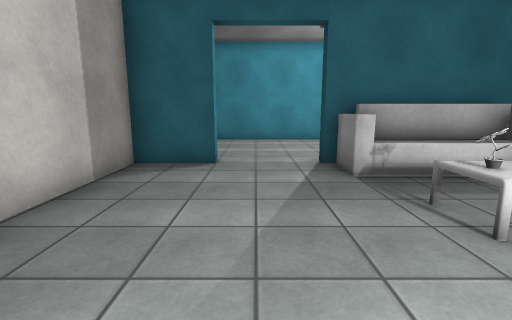
view 1 (above)

12 first-person views from a walk through a Unity game level. The camera is 1.3 m above the floor, tilts 10° down and sees 85° across. The floor is counted in squares, 1 m on a side. Each view is taken from the middle of a square. On the plan, view 1 faces up. The plan holds only what a view shows up to about 13 squares ahead; the rest is blank. Surface patterns are stand-ins for the level's own textures.

view 2
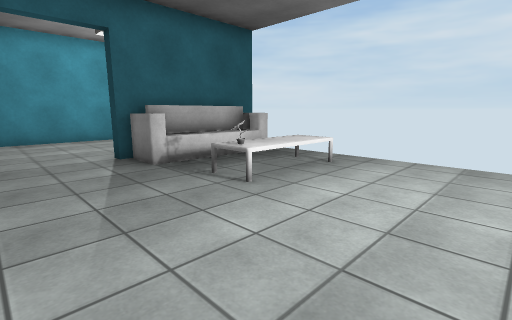

view 3
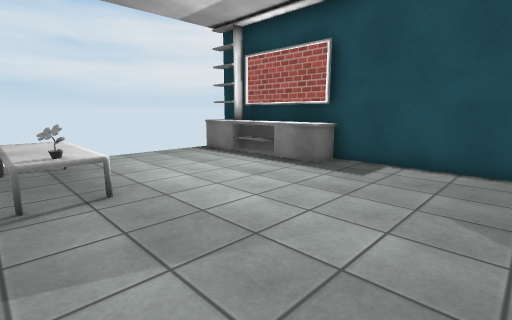

view 4
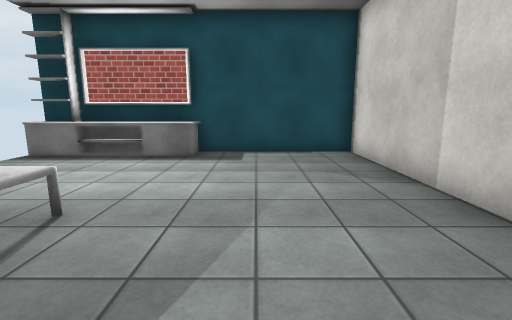

view 5
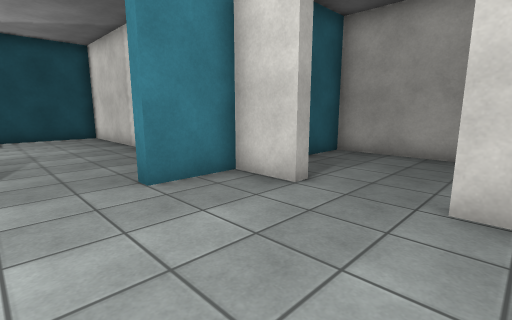

view 6
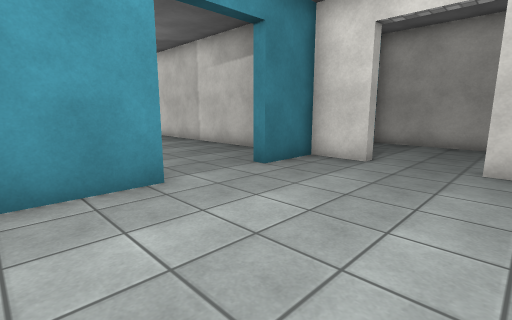

view 7
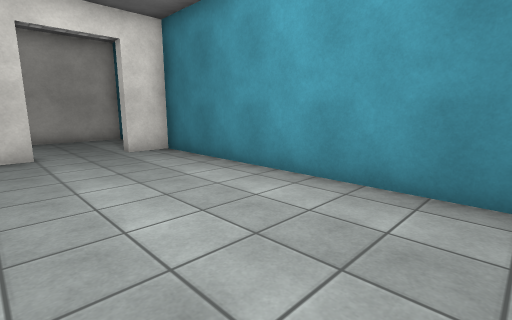

view 8
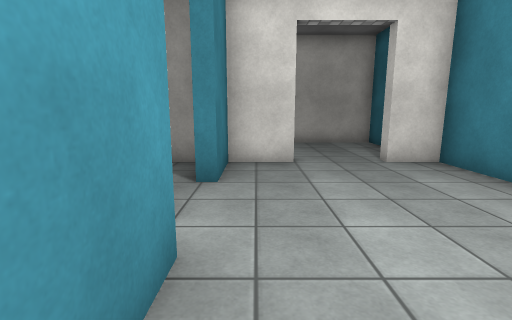

view 9
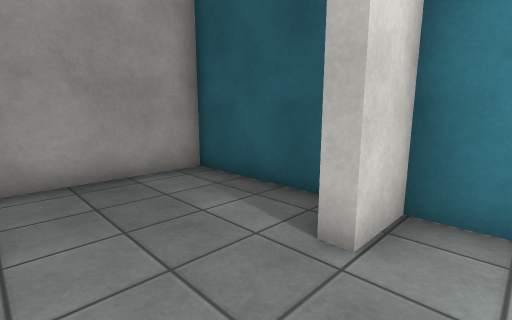

view 10
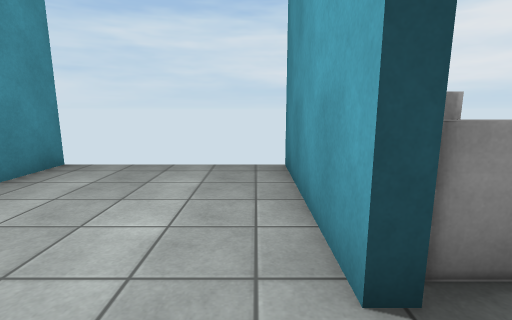

view 11
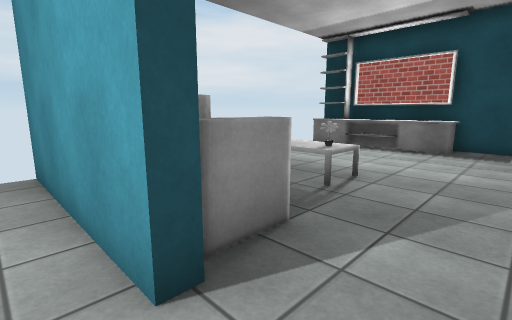

view 12
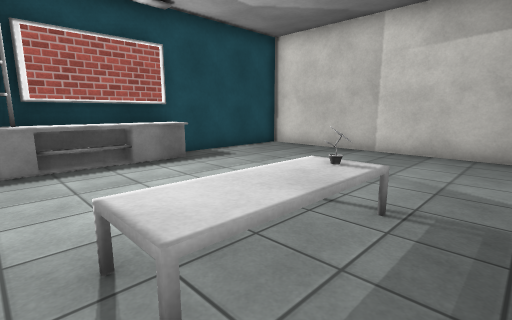

### Floor plan
Points are (right, up) in squares from view 1. A wall is a line through its corners. A room is listed if a view was taken in it or the views show most of it. See-through windows are left out.
Room 1 (views 1, 2, 3, 4, 5, 6, 7, 8, 9, 10, 11, 12)
walls: (-3.5, 9) (-3.1, 9) (-3.1, 7.3) (-1, 7.3) (-1, 6.9) (-3.1, 6.9) (-3.1, -3) (6.8, -3); (6.8, 6.9) (1.7, 6.9) (1.7, 7.3) (6.8, 7.3); (-4.2, 12.7) (-7.6, 12.7) (-7.6, 7.3) (-5.9, 7.3); (2, -2.7) (5.1, -2.7); (6.8, 12.7) (-3.1, 12.7) (-3.1, 11.4) (-3.5, 11.4)
objects: other object (2, -2) to (7, -2); other object (2, 6) to (6, 6); other object (3, 3) to (5, 4)

Positions as (right, up) in squares from view 1, and headings:
1: (0, 0), facing up
2: (-1, -1), facing up-right
3: (-2, 4), facing down-right
4: (0, 6), facing down
5: (1, 12), facing down-left
6: (4, 12), facing down-left
7: (6, 8), facing up-left
8: (4, 8), facing left
9: (-2, 9), facing up-left
10: (0, 8), facing right
11: (0, 8), facing down-right
12: (6, 5), facing down-left
